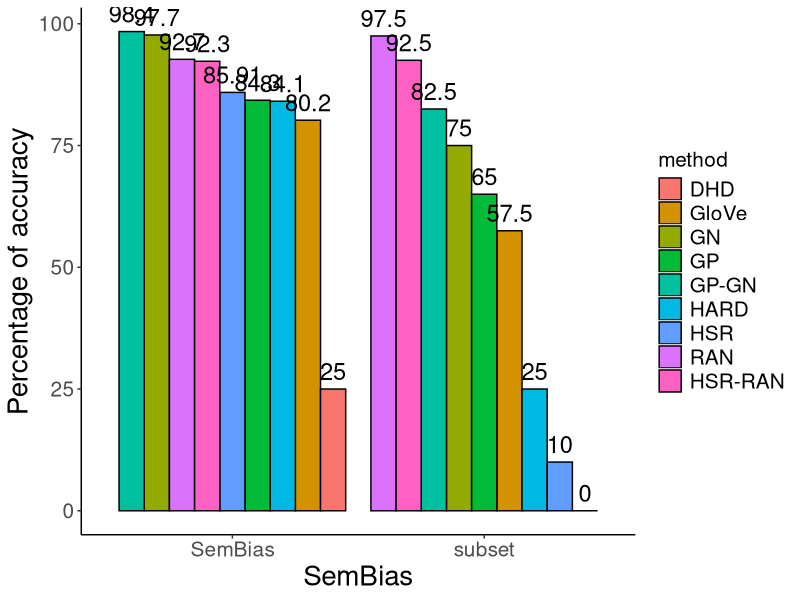
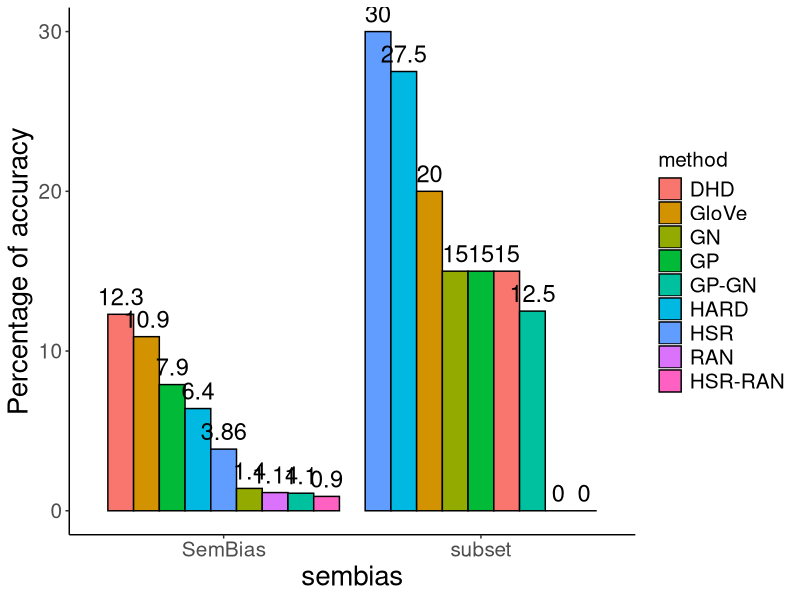
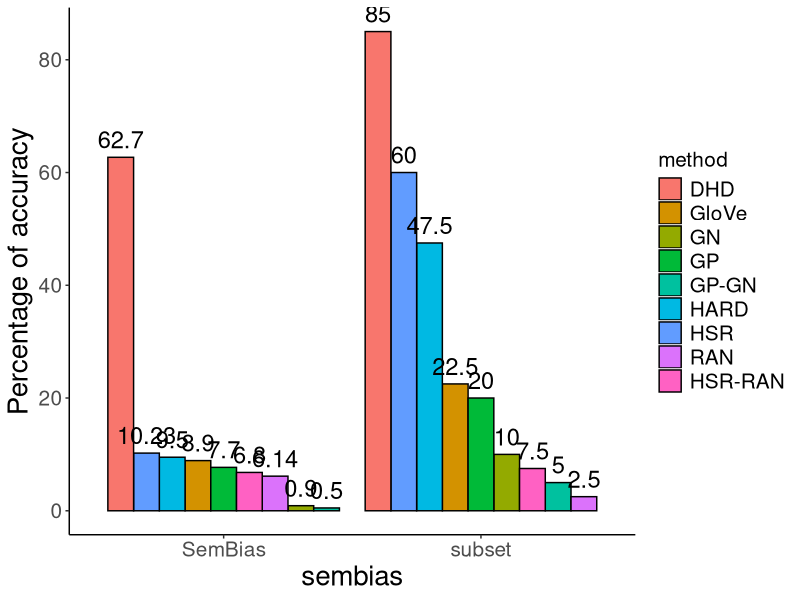

Recreate these plots in R, in order.
#SemBias Results
GloVe <- c(80.2,  10.9, 8.9) 
glove <- c(57.5, 20, 22.5)
HARD_GloVe <- c(84.1, 6.4, 9.5) 
hard <- c(25, 27.5, 47.5) 
GN_GloVe <- c(97.7, 1.4, 0.9) 
gn <- c(75, 15, 10)  
GP_GloVe <- c(84.3, 7.9, 7.7)
gp <-c(65, 15, 20)
GP_GNGloVe <- c(98.4,1.1,0.5)
gpgn <-c(82.5, 12.5,5.0)  
HSR_GloVe <- c(85.91, 3.86, 10.23)
hsr <-c(10.0, 30.0, 60.0) 
DHD_GloVe <- c(25.0, 12.3, 62.7)
dhd <-c(0.0, 15.0, 85.0)
RAN_GloVe <- c(92.7, 1.14, 6.14)
ran <-c(97.5,0.0,2.5)
HRAN <- c(92.3, 0.9, 6.8)
hran <- c(92.5, 0.0, 7.5)
sembias <- c('SemBias', 'SemBias', 'SemBias', 'SemBias', 'SemBias', 'SemBias', 'SemBias', 'SemBias', 'SemBias',
             'subset', 'subset', 'subset','subset', 'subset', 'subset','subset', 'subset', 'subset')

data <- as.data.frame(rbind(GloVe, HARD_GloVe, GN_GloVe, GP_GloVe, GP_GNGloVe, HSR_GloVe, DHD_GloVe, RAN_GloVe, HRAN,
                            glove, hard, gn, gp, gpgn, hsr, dhd, ran, hran ))
names(data) <- c('Definition', 'Stereotype', 'None')
data$sembias <- sembias

data$method <- c('GloVe', 'HARD', 'GN', 'GP', 'GPGN', 'HSR', 'DHD', 'RAN', 'RANHSR','GloVe', 'HARD', 'GN', 'GP', 'GPGN', 'HSR', 'DHD', 'RAN', 'RANHSR')
library(ggplot2)
library(dplyr)
data = data %>% 
  group_by(sembias) %>% 
  mutate(positionDef = rank(-Definition))
data = data %>% 
  group_by(sembias) %>% 
  mutate(positionSte = rank(-Stereotype))
data = data %>% 
  group_by(sembias) %>% 
  mutate(positionNone = rank(-None))


ggplot(data, aes(sembias, Definition, fill=method, group=positionDef))+geom_bar(position = "dodge", 
                                                                                stat="identity", colour='black')+
  geom_text(aes(label = Definition),
            position=position_dodge(width=0.9), size = 6,vjust=-0.5)+xlab('SemBias')+ylab('Percentage of accuracy')+
  theme(axis.title=element_text(size=20), axis.text = element_text(size=15), legend.title = element_text(size=15), legend.text = element_text(size=15),
        panel.background = element_rect(colour = 'white', fill='white'), axis.line = element_line(colour='black'))+
  scale_fill_discrete(labels=c('DHD', 'GloVe', 'GN','GP','GP-GN','HARD','HSR','RAN','HSR-RAN'))


ggplot(data, aes(sembias, Stereotype, fill=method, group=positionSte))+geom_bar(position = position_dodge2(padding=0), 
                                                                                stat="identity", colour='black')+
  geom_text(aes(label = Stereotype),
            position=position_dodge2(width=0.9), size = 6,vjust=-0.5)+ylab('Percentage of accuracy')+
  theme(axis.title=element_text(size=20), axis.text = element_text(size=15), legend.title = element_text(size=15), legend.text = element_text(size=15),
        panel.background = element_rect(colour = 'white', fill='white'), axis.line = element_line(colour='black'))+
  scale_fill_discrete(labels=c('DHD', 'GloVe', 'GN','GP','GP-GN','HARD','HSR','RAN','HSR-RAN'))


ggplot(data, aes(sembias, None, fill=method, group=positionNone))+geom_bar(position = "dodge", 
                                                                           stat="identity", colour='black')+
  geom_text(aes(label = None),
            position=position_dodge(width=0.9), size = 6,vjust=-0.5)+
  ylab('Percentage of accuracy')+
  theme(axis.title=element_text(size=20), axis.text = element_text(size=15), legend.title = element_text(size=15), legend.text = element_text(size=15),
        panel.background = element_rect(colour = 'white', fill='white'), axis.line = element_line(colour='black'))+ 
  scale_fill_discrete(labels=c('DHD', 'GloVe', 'GN','GP','GP-GN','HARD','HSR','RAN','HSR-RAN'))

